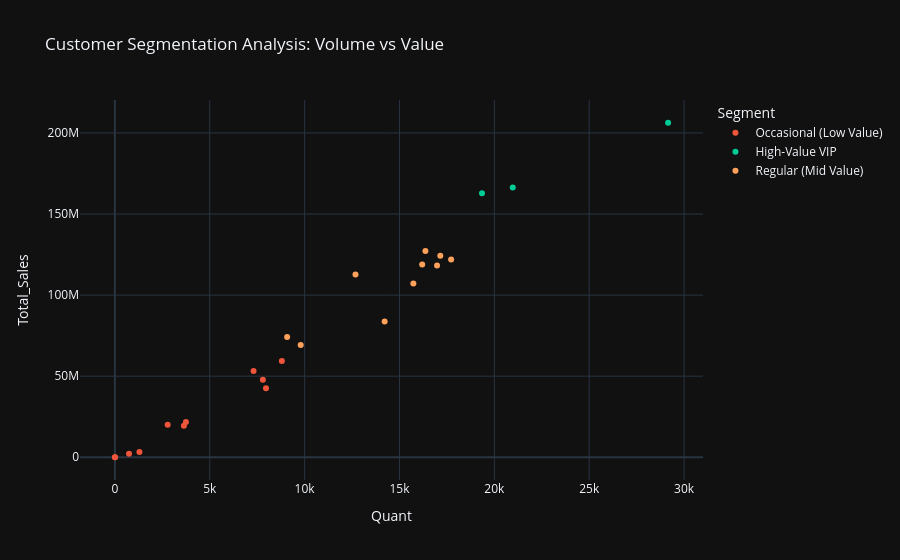
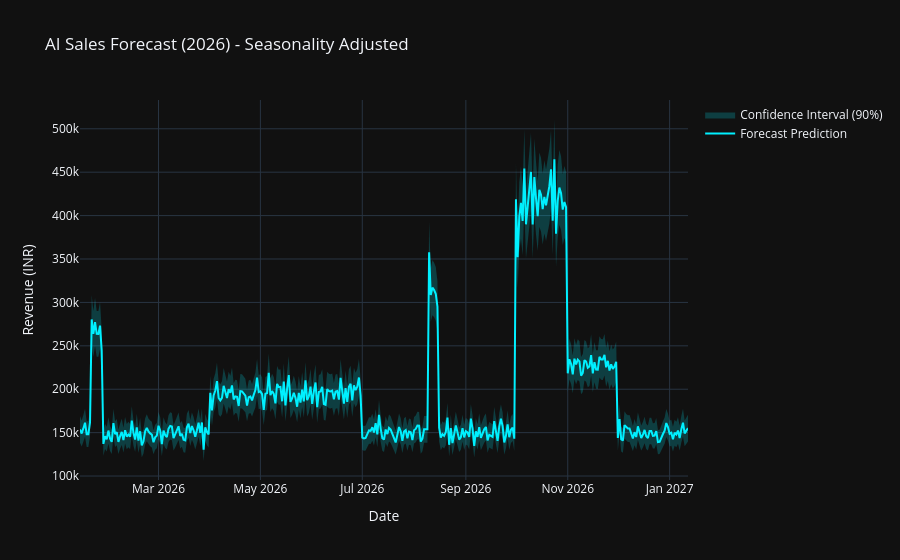

Notebook cell for these charts, in order:
### Code cell
# 1. Visualize Customer Segmentation
if segmented_data is not None:
    fig = px.scatter(
        segmented_data, 
        x="Quant", 
        y="Total_Sales", 
        color="Segment",
        title="Customer Segmentation Analysis: Volume vs Value",
        color_discrete_map={
            'Occasional (Low Value)':'#EF553B', 
            'Regular (Mid Value)':'#FFA15A', 
            'High-Value VIP':'#00CC96'
        },
        template="plotly_dark"
    )
    fig.show()
else:
    print("Error: Segmentation data is not available.")

# 2. Visualize Sales Forecast
try:
    fig2 = go.Figure()
    
    # Historical & Forecast Lines
    fig2.add_trace(go.Scatter(
        x=forecast_df['Date'], 
        y=forecast_df['Predicted_Sales'], 
        mode='lines', 
        name='Forecast Prediction', 
        line=dict(color='#00F0FF')
    ))
    
    # Confidence Interval (Upper & Lower Bounds)
    fig2.add_trace(go.Scatter(
        x=forecast_df['Date'], 
        y=forecast_df['Upper_CI'], 
        mode='lines', 
        line=dict(width=0), 
        showlegend=False
    ))
    fig2.add_trace(go.Scatter(
        x=forecast_df['Date'], 
        y=forecast_df['Lower_CI'], 
        mode='lines', 
        line=dict(width=0), 
        fill='tonexty', 
        fillcolor='rgba(0, 240, 255, 0.2)', 
        name='Confidence Interval (90%)'
    ))
    
    fig2.update_layout(
        title="AI Sales Forecast (2026) - Seasonality Adjusted", 
        template="plotly_dark", 
        xaxis_title="Date", 
        yaxis_title="Revenue (INR)"
    )
    fig2.show()

except Exception as e:
    print(f"Visualization Error: {e}")

### Figure 1 — Plotly figure (JSON) as saved in the notebook; plotly's stock layout.template omitted (floating-point values rounded to 4 significant figures)
{"data": [{"hovertemplate": "Segment=Occasional (Low Value)<br>Quant=%{x}<br>Total_Sales=%{y}<extra></extra>", "legendgroup": "Occasional (Low Value)", "marker": {"color": "#EF553B", "symbol": "circle"}, "mode": "markers", "name": "Occasional (Low Value)", "orientation": "v", "showlegend": true, "type": "scatter", "x": [3637, 745, 7309, 7800, 8800, 7966, 2782, 1293, 1, 3744, 10], "xaxis": "x", "y": [19390000.0, 2130000.0, 53230000.0, 47860000.0, 59420000.0, 42480000.0, 20100000.0, 3312000.0, 1841.0, 21740000.0, 8430.0], "yaxis": "y"}, {"hovertemplate": "Segment=High-Value VIP<br>Quant=%{x}<br>Total_Sales=%{y}<extra></extra>", "legendgroup": "High-Value VIP", "marker": {"color": "#00CC96", "symbol": "circle"}, "mode": "markers", "name": "High-Value VIP", "orientation": "v", "showlegend": true, "type": "scatter", "x": [20969, 19348, 29157], "xaxis": "x", "y": [166300000.0, 162800000.0, 206300000.0], "yaxis": "y"}, {"hovertemplate": "Segment=Regular (Mid Value)<br>Quant=%{x}<br>Total_Sales=%{y}<extra></extra>", "legendgroup": "Regular (Mid Value)", "marker": {"color": "#FFA15A", "symbol": "circle"}, "mode": "markers", "name": "Regular (Mid Value)", "orientation": "v", "showlegend": true, "type": "scatter", "x": [14218, 17722, 16979, 9079, 15732, 9794, 16367, 12682, 17151, 16197], "xaxis": "x", "y": [83720000.0, 122000000.0, 118300000.0, 74180000.0, 107200000.0, 69260000.0, 127200000.0, 112800000.0, 124200000.0, 118800000.0], "yaxis": "y"}], "layout": {"legend": {"title": {"text": "Segment"}, "tracegroupgap": 0}, "title": {"text": "Customer Segmentation Analysis: Volume vs Value"}, "xaxis": {"anchor": "y", "domain": [0, 1], "title": {"text": "Quant"}}, "yaxis": {"anchor": "x", "domain": [0, 1], "title": {"text": "Total_Sales"}}}}

### Figure 2 — Plotly figure (JSON) as saved in the notebook; plotly's stock layout.template omitted (floating-point values rounded to 4 significant figures; data arrays with more than 128 entries replaced by an {"elided": "..."} marker saying what was removed)
{"data": [{"line": {"color": "#00F0FF"}, "mode": "lines", "name": "Forecast Prediction", "type": "scatter", "x": {"elided": "365 str values"}, "y": {"elided": "365 float values"}}, {"line": {"width": 0}, "mode": "lines", "showlegend": false, "type": "scatter", "x": {"elided": "365 str values"}, "y": {"elided": "365 float values"}}, {"fill": "tonexty", "fillcolor": "rgba(0, 240, 255, 0.2)", "line": {"width": 0}, "mode": "lines", "name": "Confidence Interval (90%)", "type": "scatter", "x": {"elided": "365 str values"}, "y": {"elided": "365 float values"}}], "layout": {"title": {"text": "AI Sales Forecast (2026) - Seasonality Adjusted"}, "xaxis": {"title": {"text": "Date"}}, "yaxis": {"title": {"text": "Revenue (INR)"}}}}
